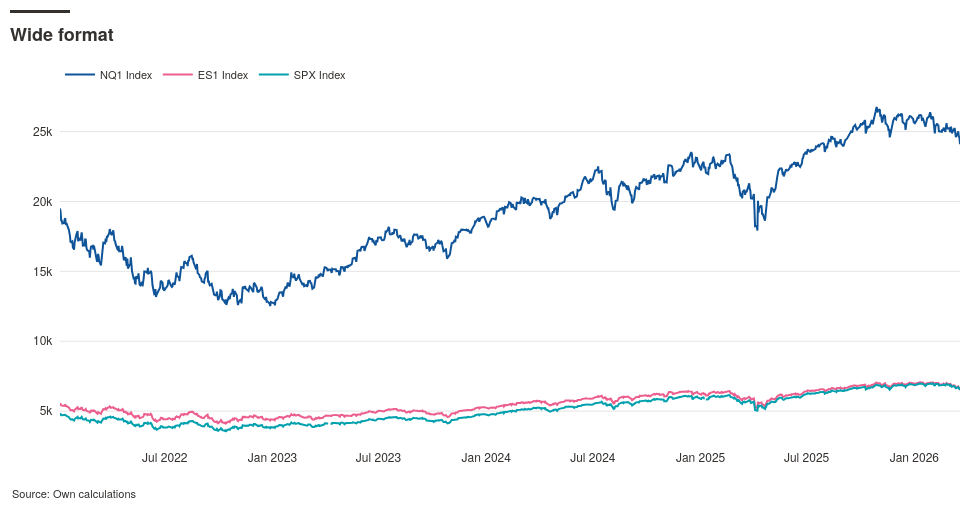

The cell this chart's notebook holds for it:
### Markdown cell above
## 7 — Custom dimensions and font

### Code cell
tsplot(
    df,
    yaxis={"cols": PRICE_COLS},
    title={"main": "Wide format"},
    dimension={"width": 900, "aspect_ratio": 2.5},
    font={"size": 12},
    backend="plotly",
)

### Figure 1 — Plotly figure (JSON) as saved in the notebook; plotly's stock layout.template omitted (floating-point values rounded to 4 significant figures; data arrays with more than 128 entries replaced by an {"elided": "..."} marker saying what was removed)
{"data": [{"hovertemplate": "%{fullData.name}: %{y:.4g}<extra></extra>", "line": {"color": "#0F5499"}, "mode": "lines", "name": "NQ1 Index", "type": "scatter", "x": {"elided": "1059 str values"}, "y": {"elided": "1059 float values"}}, {"hovertemplate": "%{fullData.name}: %{y:.4g}<extra></extra>", "line": {"color": "#EB5E8D"}, "mode": "lines", "name": "ES1 Index", "type": "scatter", "x": {"elided": "1059 str values"}, "y": {"elided": "1059 float values"}}, {"hovertemplate": "%{fullData.name}: %{y:.4g}<extra></extra>", "line": {"color": "#00A0AF"}, "mode": "lines", "name": "SPX Index", "type": "scatter", "x": {"elided": "1059 str values"}, "y": {"elided": "1059 float values"}}], "layout": {"annotations": [{"font": {"color": "#33302E", "size": 11}, "showarrow": false, "text": "Source: Own calculations", "x": -0.05556, "xanchor": "left", "xref": "paper", "y": 0, "yanchor": "top", "yref": "paper", "yshift": -34}], "font": {"color": "#33302E", "family": "Outfit, Helvetica Neue, Helvetica, Arial, sans-serif", "size": 12}, "height": 510, "hoverlabel": {"bgcolor": "white", "bordercolor": "#cccccc", "font": {"color": "#33302E", "family": "Outfit, Helvetica Neue, Helvetica, Arial, sans-serif", "size": 9}}, "hovermode": "x unified", "legend": {"bgcolor": "rgba(0, 0, 0, 0)", "font": {"color": "#33302E", "size": 11}, "orientation": "h", "x": 0, "xanchor": "left", "y": 1, "yanchor": "bottom"}, "margin": {"b": 61, "l": 60, "r": 20, "t": 89}, "shapes": [{"line": {"color": "#33302E", "width": 3}, "type": "line", "x0": -0.05556, "x1": 0.01111, "xref": "paper", "y0": 1.215, "y1": 1.215, "yref": "paper"}], "title": {"font": {"color": "#33302E", "family": "Outfit, Helvetica Neue, Helvetica, Arial, sans-serif", "size": 18}, "text": "<b>Wide format</b>", "x": 0.0102, "xanchor": "left", "xref": "container", "y": 0.9451, "yanchor": "top", "yref": "container"}, "width": 980, "xaxis": {"automargin": true, "autorange": true, "hoverformat": "%Y-%m-%d", "range": ["2022-01-03", "2026-03-20"], "showgrid": false, "showspikes": true, "spikecolor": "#999999", "spikedash": "dot", "spikemode": "across", "spikesnap": "cursor", "spikethickness": 1, "type": "date"}, "yaxis": {"autorange": true, "gridcolor": "#E5E5E5", "range": [2289.0, 28050.0], "showgrid": true, "ticksuffix": "  ", "type": "linear", "zeroline": false}}}
